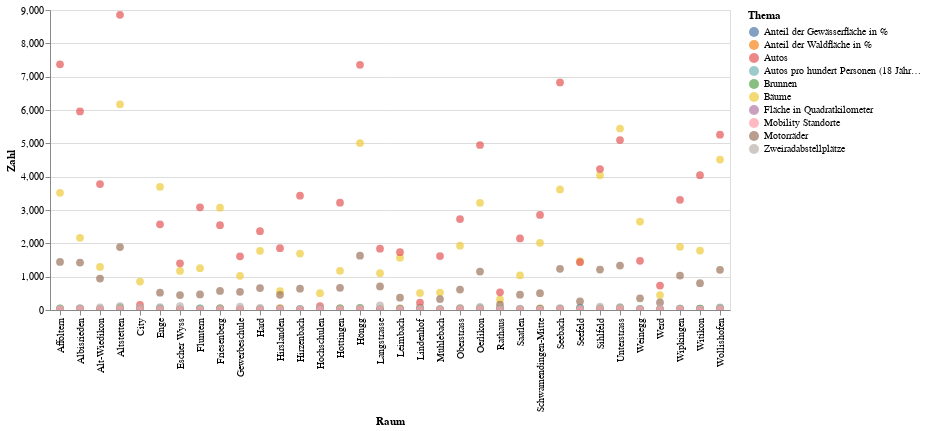

Notebook code cell kept with this figure:
### Code cell
alt.Chart(mySelection).mark_circle(size=60).encode(
    x='Raum',
    y='Zahl',
    color='Thema',
    tooltip=['Raum','Zahl','Thema']
).interactive() # this makes the axes interactive: now you can zoom & pan

### Figure 1 — Vega-Lite specification as saved in the notebook (floating-point values rounded to 4 significant figures; data arrays with more than 128 entries replaced by an {"elided": "..."} marker saying what was removed)
{"config": {"view": {"continuousWidth": 400, "continuousHeight": 300}}, "data": {"name": "data-2b719d758bf57569c92f2c2cccbd1650"}, "mark": {"type": "circle", "size": 60}, "encoding": {"color": {"type": "nominal", "field": "Thema"}, "tooltip": [{"type": "nominal", "field": "Raum"}, {"type": "quantitative", "field": "Zahl"}, {"type": "nominal", "field": "Thema"}], "x": {"type": "nominal", "field": "Raum"}, "y": {"type": "quantitative", "field": "Zahl"}}, "selection": {"selector026": {"type": "interval", "bind": "scales", "encodings": ["x", "y"]}}, "$schema": "https://vega.github.io/schema/vega-lite/v4.8.1.json", "datasets": {"data-2b719d758bf57569c92f2c2cccbd1650": {"elided": "340 records"}}}
